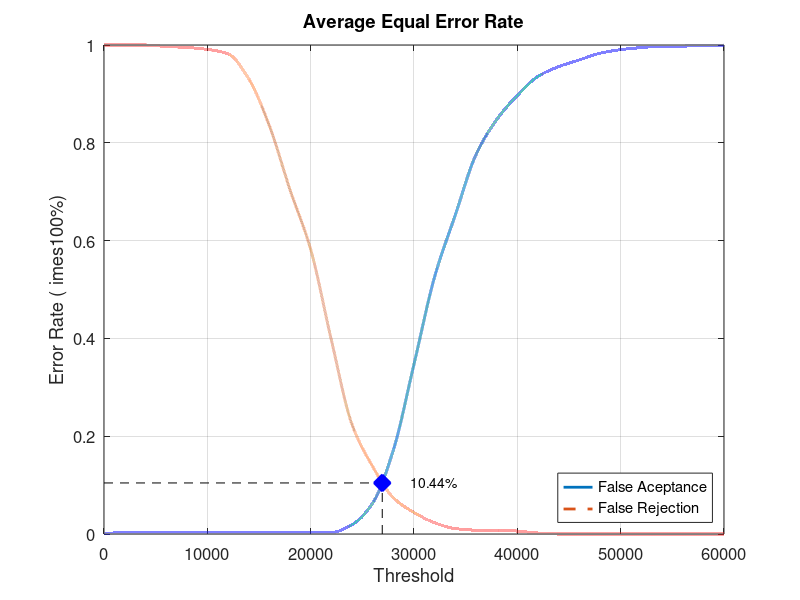
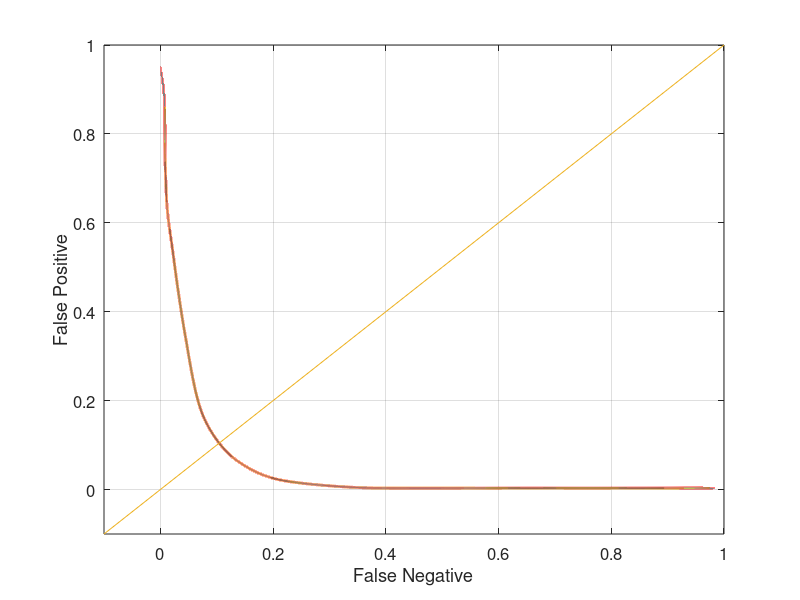

Write the MATLAB code that produced these figures, in order.
close all;
clear;
clc;
x = 0:2000:60000;
xq = 0:0.5:60000;

y0 = [0 0.0031579 0.0031579 0.0031579 0.0031579 0.0031579 0.0031579 0.0031579 0.0031579 0.0031579 0.0031579 0.0031579 0.0189474 0.0631579 0.171579 0.347368 0.526316 0.652632 0.775789 0.847368 0.896842 0.935789 0.955789 0.969474 0.983158 0.990526 0.994737 0.997895 0.997895 0.998947 1]
yy0 = interp1(x, y0, xq, 'pchip');
y1 = [1 1 1 0.997 0.995 0.991 0.982 0.931 0.835 0.704 0.582 0.397 0.224 0.138 0.074 0.044 0.023 0.011 0.008 0.008 0.006 0.002 0 0 0 0 0 0 0 0 0]
yy1 = interp1(x, y1, xq, 'pchip');

% Calculating EER: 
y2 = abs(y0 - y1);
find(y2 == min(y2))
yy2 = abs(yy0 - yy1);
xEER = find(yy2 == min(yy2));
xEERIndex = xq(xEER) % X-axis EER
yEER = yy0(xEER) % Y-axis EER

main = figure
plot(xq, yy0,'-','LineWidth', 2);	hold on
plot(xq, yy1,'--','LineWidth', 2);	hold on
plot([xEERIndex xEERIndex], [0 yEER], 'k--');	hold on
plot([0 xEERIndex], [yEER yEER], 'k--');	hold on
plot(xEERIndex, yEER, 'bx', 'LineWidth', 10);	hold on
text(xEERIndex + 10 * xEERIndex / 100, yEER, [num2str(round((10000 * yEER)) / 100) '%'])
legend('False Aceptance', 'False Rejection', 'Location', 'SouthEast')
xlabel('Threshold')
ylabel('Error Rate (	imes100%)')
title('Average Equal Error Rate')
set(gca, 'FontSize', 12)
axis([0 60000 0 1])
grid on

print(main, 'Database1AverageMain', '-dpng');
FNRxFPR = figure('Color', [1 1 1]);
plot(yy1, yy0, '-', yy1, yy0, 'LineWidth', 2);
hold on
y = -0.1:0.1:1
plot(y, y); 
set(gca, 'FontSize', 12)
xlabel('False Negative')
ylabel('False Positive')
axis([-0.1 1 -0.1 1])
set(gca, 'FontSize', 12)
grid on

print(FNRxFPR, 'Database1AverageFNRxFPR','-dpng');
